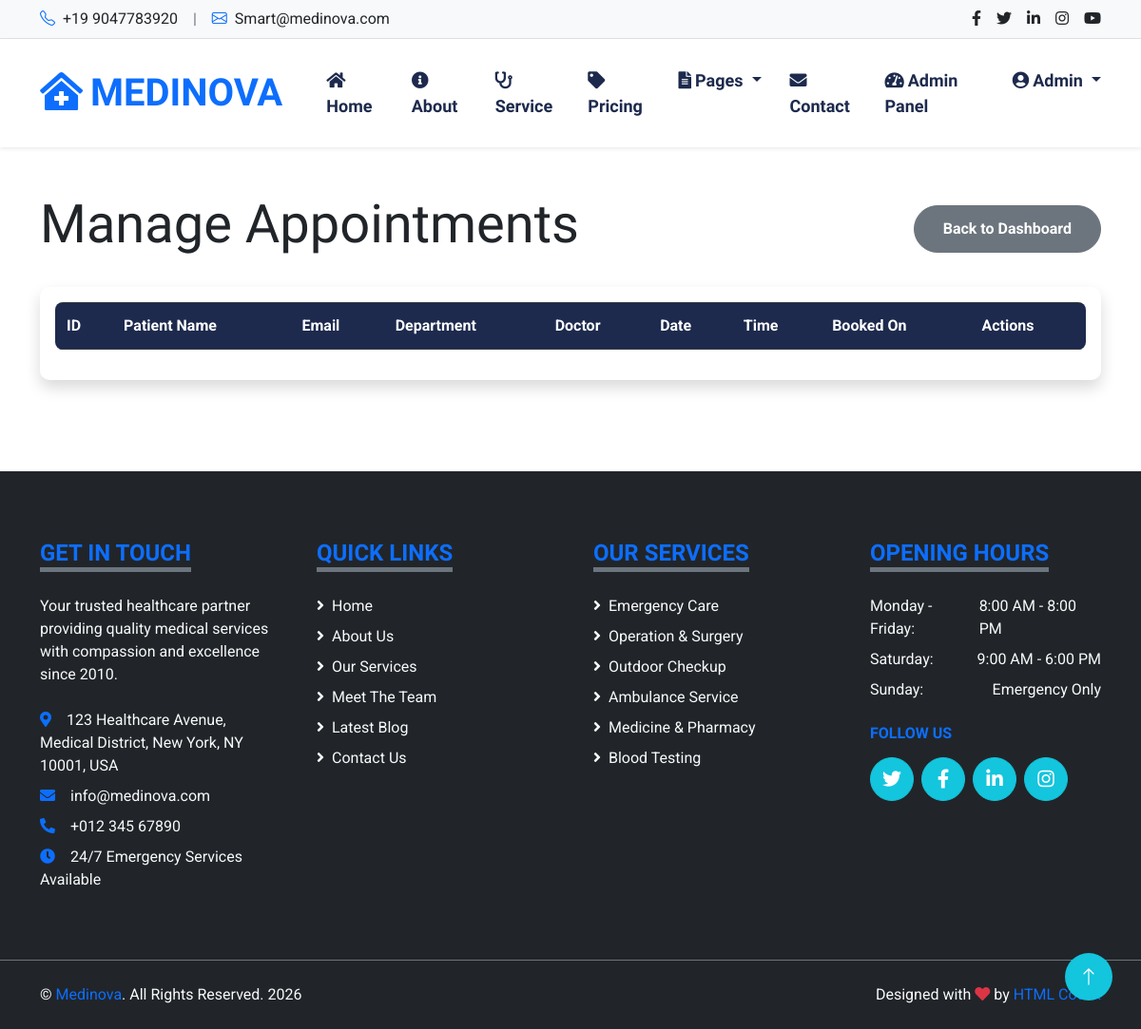
The page /admin/appointments (signed in) on the database as committed earlier.
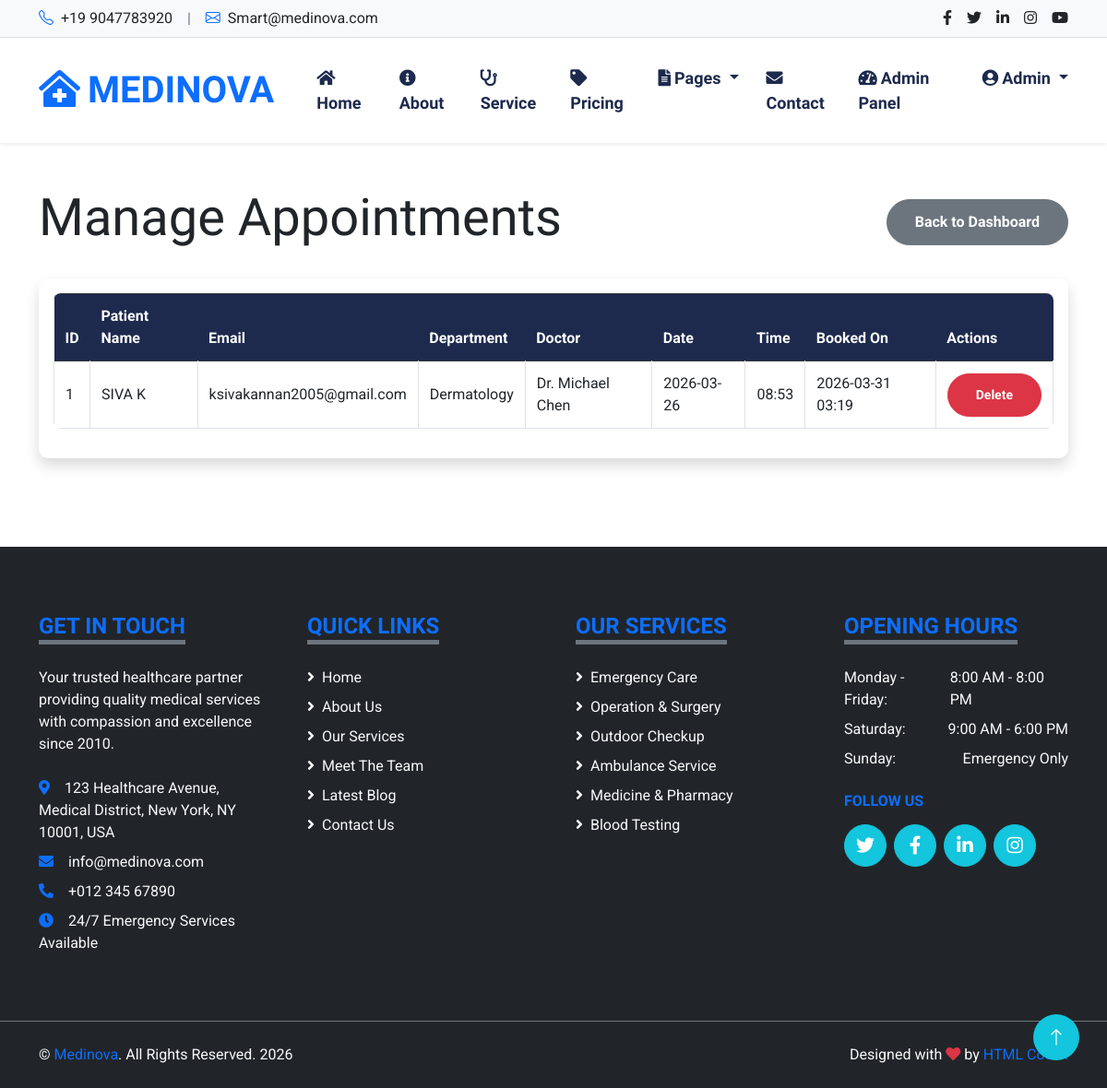
The same page on the database as committed later.
### app.py (models this page shows)
class Appointment(db.Model):
    id = db.Column(db.Integer, primary_key=True)
    user_id = db.Column(db.Integer, db.ForeignKey('user.id'), nullable=True)
    patient_name = db.Column(db.String(100), nullable=False)
    patient_email = db.Column(db.String(100), nullable=False)
    department = db.Column(db.String(100), nullable=False)
    doctor = db.Column(db.String(100), nullable=False)
    date = db.Column(db.String(20), nullable=False)
    time = db.Column(db.String(20), nullable=False)
    created_at = db.Column(db.DateTime, default=datetime.utcnow)

### app.py (the view)
@app.route('/admin/appointments')
def admin_appointments():
    if not session.get('is_admin'):
        flash('Admin access required', 'danger')
        return redirect(url_for('login'))
    appointments = Appointment.query.order_by(Appointment.created_at.desc()).all()
    return render_template('admin/appointments.html', appointments=appointments)

### app.py (called while the page is built)
@app.context_processor
def inject_user():
    user = None
    if 'user_id' in session:
        user = User.query.get(session['user_id'])
    return dict(current_user=user)

@app.context_processor
def inject_now():
    return {'now': datetime.utcnow()}

### templates/admin/appointments.html
{% extends "base.html" %}
{% block content %}
<div class="container-fluid py-5">
    <div class="container">
        <div class="d-flex justify-content-between align-items-center mb-4">
            <h1 class="display-4">Manage Appointments</h1>
            <a href="{{ url_for('admin_dashboard') }}" class="btn btn-secondary">Back to Dashboard</a>
        </div>
        <div class="card shadow">
            <div class="card-body">
                <div class="table-responsive">
                    <table class="table table-bordered table-hover">
                        <thead class="table-dark">
                            <tr>
                                <th>ID</th>
                                <th>Patient Name</th>
                                <th>Email</th>
                                <th>Department</th>
                                <th>Doctor</th>
                                <th>Date</th>
                                <th>Time</th>
                                <th>Booked On</th>
                                <th>Actions</th>
                            </tr>
                        </thead>
                        <tbody>
                            {% for apt in appointments %}
                            <tr>
                                <td>{{ apt.id }}</td>
                                <td>{{ apt.patient_name }}</td>
                                <td>{{ apt.patient_email }}</td>
                                <td>{{ apt.department }}</td>
                                <td>{{ apt.doctor }}</td>
                                <td>{{ apt.date }}</td>
                                <td>{{ apt.time }}</td>
                                <td>{{ apt.created_at.strftime('%Y-%m-%d %H:%M') }}</td>
                                <td>
                                    <a href="{{ url_for('admin_delete_appointment', appointment_id=apt.id) }}"
                                       class="btn btn-sm btn-danger"
                                       onclick="return confirm('Are you sure you want to delete this appointment?')">
                                        Delete
                                    </a>
                                </td>
                            </tr>
                            {% endfor %}
                        </tbody>
                    </table>
                </div>
            </div>
        </div>
    </div>
</div>
{% endblock %}

Rows that differ between the two databases and show on the page:
added Appointment: id "1", patient_name "SIVA K", patient_email "ksivakannan2005@gmail.com", department "Dermatology", doctor "Dr. Michael Chen", date "2026-03-26", time "08:53", created_at "2026-03-31 03:19"
